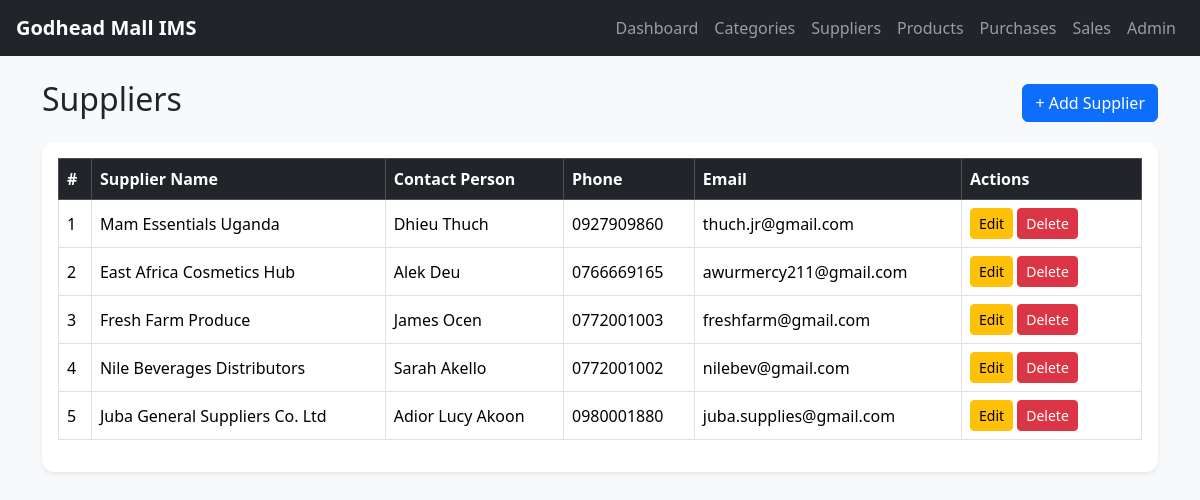
Screenshot of /suppliers/ with the database file from the repository.
### myinven/models.py (models this page shows, shortened)
class Supplier(models.Model):
    supplier_name = models.CharField(max_length=150)
    contact_person = models.CharField(max_length=100, blank=True, null=True)
    phone = models.CharField(max_length=20)
    email = models.EmailField(blank=True, null=True)
    address = models.TextField(blank=True, null=True)
    created_at = models.DateTimeField(auto_now_add=True)

### myinven/views.py (the view)
# urls.py: path('suppliers/', views.supplier_list, name='supplier_list'),
def supplier_list(request):
    suppliers = Supplier.objects.all().order_by('-created_at')
    return render(request, 'inventory/supplier_list.html', {'suppliers': suppliers})

### myinven/templates/inventory/supplier_list.html
{% extends 'inventory/base.html' %}
{% block content %}
<div class="d-flex justify-content-between align-items-center mb-3">
    <h2>Suppliers</h2>
    <a href="{% url 'supplier_create' %}" class="btn btn-primary">+ Add Supplier</a>
</div>
<div class="card shadow-sm p-3">
    <table class="table table-bordered table-hover">
        <thead class="table-dark">
            <tr>
                <th>#</th>
                <th>Supplier Name</th>
                <th>Contact Person</th>
                <th>Phone</th>
                <th>Email</th>
                <th width="180">Actions</th>
            </tr>
        </thead>
        <tbody>
            {% for supplier in suppliers %}
            <tr>
                <td>{{ forloop.counter }}</td>
                <td>{{ supplier.supplier_name }}</td>
                <td>{{ supplier.contact_person|default:"-" }}</td>
                <td>{{ supplier.phone }}</td>
                <td>{{ supplier.email|default:"-" }}</td>
                <td>
                    <a href="{% url 'supplier_update' supplier.id %}" class="btn btn-sm btn-warning">Edit</a>
                    <a href="{% url 'supplier_delete' supplier.id %}" class="btn btn-sm btn-danger">Delete</a>
                </td>
            </tr>
            {% empty %}
            <tr>
                <td colspan="6" class="text-center">No suppliers found.</td>
            </tr>
            {% endfor %}
        </tbody>
    </table>
</div>
{% endblock %}

### myinven/templates/inventory/base.html (style rules this page uses)
body { background-color: #f8f9fa; }
.card { border: none; border-radius: 12px; }
.table th, .table td { vertical-align: middle; }

### rows the page displays
Supplier: supplier_name "Mam Essentials Uganda", contact_person "Dhieu Thuch", phone "0927909860", email "thuch.jr@gmail.com"
Supplier: supplier_name "East Africa Cosmetics Hub", contact_person "Alek Deu", phone "0766669165", email "awurmercy211@gmail.com"
Supplier: supplier_name "Fresh Farm Produce", contact_person "James Ocen", phone "0772001003", email "freshfarm@gmail.com"
Supplier: supplier_name "Nile Beverages Distributors", contact_person "Sarah Akello", phone "0772001002", email "nilebev@gmail.com"
Supplier: supplier_name "Juba General Suppliers Co. Ltd", contact_person "Adior Lucy Akoon", phone "0980001880", email "juba.supplies@gmail.com"
